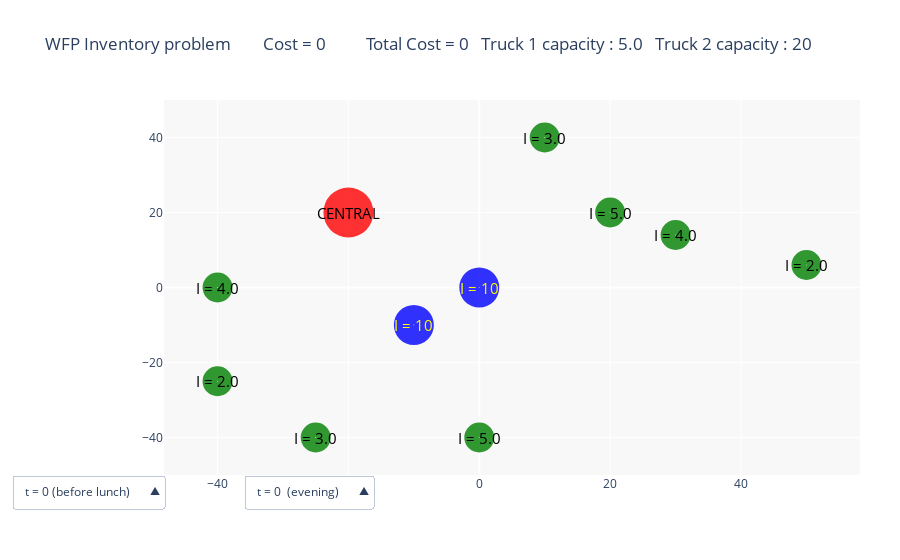

Notebook source saved alongside this figure:
### Markdown cell above
solve the problem during 30 days, by computing every 5days the optimal solution for the next 5 days (H=5 is kind of the maximum here)

### Code cell
MAP1.run(solver2,T=30,H=4)
fig = go.Figure(MAP1.fig)
offline.plot(fig, filename="example2.html", auto_open = False)
fig.show()
